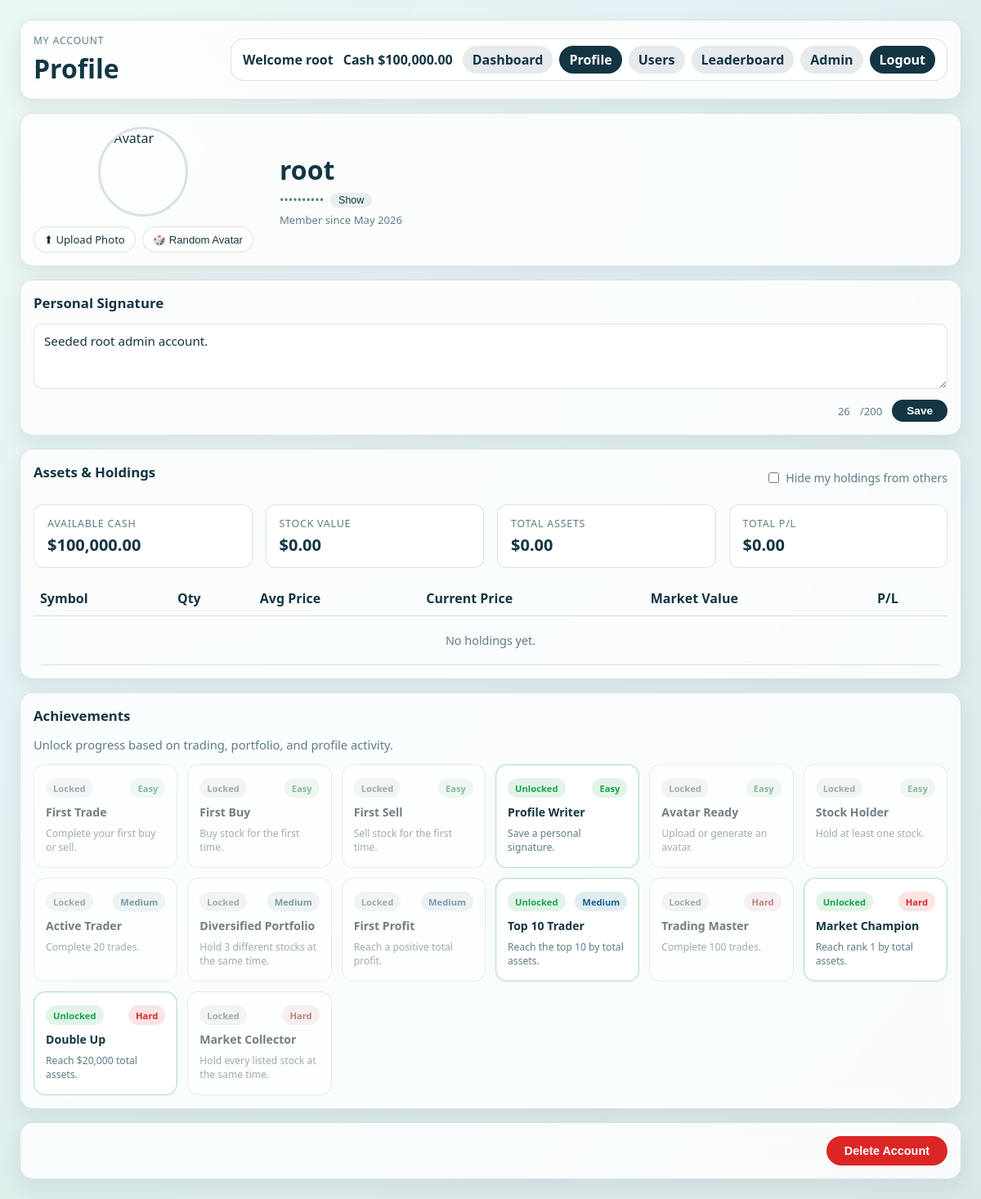
The app's page /profile (signed in) with its own data.
### models.py (models this page shows, shortened)
class User(UserMixin, db.Model):
    id = db.Column(db.Integer, primary_key=True)
    username = db.Column(db.String(30), unique=True, nullable=False)
    email = db.Column(db.String(120), unique=True, nullable=False)
    password_hash = db.Column(db.String(255), nullable=False)
    is_admin = db.Column(db.Boolean, nullable=False, default=False)
    cash = db.Column(db.Numeric(12, 2), nullable=False, default=Decimal("10000.00"))
    bio = db.Column(db.String(200), nullable=True, default="")
    avatar_url = db.Column(db.String(500), nullable=True, default="")
    hide_holdings = db.Column(db.Boolean, nullable=False, default=False)
    created_at = db.Column(db.DateTime, nullable=False, default=datetime.utcnow)
    holdings = db.relationship("StockHolding", back_populates="user", cascade="all, delete-orphan")
    transactions = db.relationship("StockTransaction", back_populates="user", cascade="all, delete-orphan")

### app.py (the view)
@app.route("/profile")
@login_required
def profile():
    return render_template(
        "profile.html",
        user=current_user,
        achievements=get_user_achievements(current_user),
    )

### achievement_service.py (called while the page is built)
def compare_metric(value, operator, target):
    if operator == ">=":
        return value >= target
    if operator == ">":
        return value > target
    if operator == "<=":
        return value <= target
    if operator == "<":
        return value < target
    if operator == "==":
        return value == target
    if operator == "truthy":
        return bool(value)
    raise ValueError(f"Unsupported achievement operator: {operator}")

def get_total_assets_rank(user_id):
    ranked_users = []
    for user in User.query.all():
        portfolio = build_portfolio(user.id)
        ranked_users.append(
            {
                "user_id": user.id,
                "total_assets": float(portfolio.get("totalAssets", user.cash)),
            }
        )
    ranked_users.sort(key=lambda item: item["total_assets"], reverse=True)
    for index, item in enumerate(ranked_users, start=1):
        if item["user_id"] == user_id:
            return index
    return None

def get_user_achievements(user):
    metrics = build_achievement_metrics(user)
    achievements = []
    for definition in ACHIEVEMENTS:
        current_value = metrics.get(definition["metric"])
        unlocked = compare_metric(
            current_value,
            definition["operator"],
            definition["target"],
        )
        achievements.append(
            {
                **definition,
                "current_value": current_value,
                "unlocked": unlocked,
            }
        )
    return achievements

### app.py (called while the page is built)
@login_manager.user_loader
def load_user(user_id):
    return User.query.get(int(user_id))

### stock_simulator.py (called while the page is built)
def get_latest_price(stock_id):
    return (
        StockPrice.query
        .filter_by(stock_id=stock_id)
        .order_by(StockPrice.recorded_at.desc(), StockPrice.id.desc())
        .first()
    )

### trading_service.py (called while the page is built)
def money(value):
    return Decimal(value).quantize(Decimal("0.01"))

def get_current_stock_price(stock_id):
    latest_price = get_latest_price(stock_id)
    if not latest_price:
        return None
    return money(latest_price.price)

### templates/profile.html (shortened to what this page needs)
<!doctype html>
<html lang="en">
<head>
    <link rel="stylesheet" href="{{ url_for('static', filename='css/dashboard.css') }}">
    <link rel="stylesheet" href="{{ url_for('static', filename='css/profile.css') }}">
</head>
<body>
<div class="dashboard-bg"></div>
<main class="dashboard">
    <header class="page-header panel">
        <div>
            <p class="kicker">My Account</p>
            <h1>Profile</h1>
        </div>
        {% include "_main_nav.html" %}
    </header>
    <section class="panel profile-card">
        <div class="avatar-section">
            <div class="avatar-wrapper" id="avatarWrapper">
                <img id="avatarImg"
                     src="{{ user.avatar_url or url_for('static', filename='img/default_avatar.png') }}"
                     alt="Avatar">
            </div>
            <div class="avatar-actions">
                <label class="btn-avatar" for="avatarUpload">⬆ Upload Photo</label>
                <button class="btn-avatar" id="randomAvatarBtn">🎲 Random Avatar</button>
            </div>
        </div>
        <div class="profile-info">
            <h2 class="profile-username">{{ current_user.username }}</h2>
            <p class="profile-email" id="emailToggle">
                <span class="email-hidden" id="emailText" data-email="{{ current_user.email }}">••••••••••</span>
                <button class="btn-reveal" id="revealEmailBtn" onclick="toggleEmail()">Show</button>
            </p>
            <p class="profile-joined">Member since {{ user.created_at.strftime('%B %Y') }}</p>
        </div>
    </section>
    <section class="panel bio-section">
        <h2>Personal Signature</h2>
        <textarea id="bioText" class="bio-textarea" maxlength="200"
                  placeholder="Write something about yourself...">{{ user.bio or '' }}</textarea>
        <div class="bio-footer">
            <span id="bioCount">0</span>/200
            <button class="btn-save" id="saveBioBtn">Save</button>
        </div>
    </section>
    <section class="panel holdings-section">
        <div class="section-head">
            <h2>Assets & Holdings</h2>
            <label class="toggle-label">
                <input type="checkbox" id="hideHoldingsToggle"
                       {% if user.hide_holdings %}checked{% endif %}>
                Hide my holdings from others
            </label>
        </div>
        <div class="asset-summary">
            <div class="asset-card">
                <span class="asset-label">Available Cash</span>
                <span class="asset-value" id="availableCash">${{ "{:,.2f}".format(current_user.cash|float) }}</span>
            </div>
            <div class="asset-card">
                <span class="asset-label">Stock Value</span>
                <span class="asset-value" id="stockValue">$0.00</span>
            </div>
            <div class="asset-card">
                <span class="asset-label">Total Assets</span>
                <span class="asset-value" id="totalAssets">$0.00</span>
            </div>
            <div class="asset-card">
                <span class="asset-label">Total P/L</span>
                <span class="asset-value" id="totalProfit">$0.00</span>
            </div>
        </div>
        <div class="table-wrap">
            <table class="holdings-table">
                <thead>
                    <tr>
                        <th>Symbol</th>
                        <th>Qty</th>
                        <th>Avg Price</th>
                        <th>Current Price</th>
                        <th>Market Value</th>
                        <th>P/L</th>
                    </tr>
                </thead>
                <tbody id="holdingsBody">
                    <tr><td colspan="6" class="empty-msg">No holdings yet.</td></tr>
                </tbody>
            </table>
        </div>
    </section>
    <section class="panel achievements-section">
        <div class="section-head">
            <div>
                <h2>Achievements</h2>
                <p class="muted-text">Unlock progress based on trading, portfolio, and profile activity.</p>
            </div>
        </div>
        <div class="achievement-grid">
            {% for achievement in achievements %}
                <article class="achievement {{ 'unlocked' if achievement.unlocked else 'locked' }} difficulty-{{ achievement.difficulty }}">
                    <div class="achievement-topline">
                        <span class="achievement-status">{{ 'Unlocked' if achievement.unlocked else 'Locked' }}</span>
                        <span class="achievement-difficulty">{{ achievement.difficulty|title }}</span>
                    </div>
                    <div class="achievement-name">{{ achievement.name }}</div>
                    <div class="achievement-desc">{{ achievement.description }}</div>
                </article>
            {% endfor %}
        </div>
    </section>
    <section class="panel danger-section">
        <button class="btn-delete" id="deleteAccountBtn">Delete Account</button>
    </section>
</main>
</body>
</html>

### templates/_main_nav.html
<div class="header-actions">
    <div class="user-panel">
        <div class="user-summary">
            <p class="welcome-text">Welcome {{ current_user.username }}</p>
            <p class="welcome-text">Cash <span id="accountCash">${{ "{:,.2f}".format(current_user.cash|float) }}</span></p>
        </div>
        <nav class="user-links" aria-label="Main navigation">
            <a class="action-link secondary {% if request.endpoint == 'dashboard' %}active{% endif %}" href="{{ url_for('dashboard') }}">Dashboard</a>
            <a class="action-link secondary {% if request.endpoint == 'profile' %}active{% endif %}" href="{{ url_for('profile') }}">Profile</a>
            <a class="action-link secondary {% if request.endpoint == 'users' %}active{% endif %}" href="{{ url_for('users') }}">Users</a>
            <a class="action-link secondary {% if request.endpoint == 'leaderboard' %}active{% endif %}" href="{{ url_for('leaderboard') }}">Leaderboard</a>
            {% if current_user.is_admin %}
                <a class="action-link secondary {% if request.endpoint in ['admin_dashboard', 'admin_users', 'admin_stocks', 'toggle_admin_role'] %}active{% endif %}" href="{{ url_for('admin_dashboard') }}">Admin</a>
            {% endif %}
            <a class="action-link" href="{{ url_for('logout') }}">Logout</a>
        </nav>
    </div>
</div>

### static/css/dashboard.css (style rules this page uses)
:root { --bg-1: #f6fbff; --bg-2: #e8f5f0; --ink: #143543; --muted: #5f7b86; --panel: rgba(255, 255, 255, 0.82); --line: rgba(20, 53, 67, 0.14); --buy: #16a34a; --sell: #dc2626; --up: #16a34a; --down: #dc2626; }
* { box-sizing: border-box; }
body { margin: 0; font-family: "Avenir Next", "Segoe UI", sans-serif; color: var(--ink); background: radial-gradient(circle at 10% 10%, #ffffff 0%, var(--bg-1) 40%, var(--bg-2) 100%); min-width: 320px; }
.dashboard-bg { position: fixed; inset: 0; background-image: linear-gradient(120deg, rgba(12, 158, 108, 0.08) 0%, rgba(19, 73, 125, 0.07) 100%); pointer-events: none; z-index: 0; }
.dashboard { position: relative; z-index: 1; display: grid; gap: 16px; grid-template-columns: repeat(12, 1fr); padding: clamp(12px, 2vw, 24px); max-width: 1280px; margin: 0 auto; }
.panel { background: var(--panel); border: 1px solid var(--line); border-radius: 16px; padding: 16px; backdrop-filter: blur(8px); box-shadow: 0 10px 24px rgba(21, 45, 64, 0.08); }
.page-header { grid-column: 1 / -1; display: flex; justify-content: space-between; align-items: center; gap: 16px; flex-wrap: wrap; }
.page-header > div:first-child { min-width: 220px; }
.header-actions { display: flex; align-items: center; gap: 12px; flex-wrap: wrap; justify-content: flex-end; min-width: min(100%, 680px); }
.user-panel { display: flex; align-items: center; gap: 12px; padding: 8px 14px; border: 1px solid var(--line); border-radius: 16px; background: rgba(255, 255, 255, 0.72); flex-wrap: wrap; justify-content: flex-end; width: 100%; }
.user-summary { display: flex; align-items: center; gap: 12px; flex-wrap: wrap; }
.user-summary .welcome-text:first-child { max-width: 180px; overflow: hidden; text-overflow: ellipsis; white-space: nowrap; }
.welcome-text { margin: 0; font-weight: 600; color: var(--ink); }
.user-links { display: flex; align-items: center; gap: 8px; flex-wrap: wrap; justify-content: flex-end; }
.action-link { display: inline-flex; align-items: center; justify-content: center; min-height: 34px; padding: 0 12px; border-radius: 999px; background: var(--ink); color: #fff; text-decoration: none; font-weight: 600; white-space: nowrap; line-height: 1; }
.action-link.secondary { background: rgba(20, 53, 67, 0.1); color: var(--ink); }
.action-link.active { background: var(--ink); color: #fff; }
.kicker { text-transform: uppercase; letter-spacing: 0.08em; font-size: 0.75rem; color: var(--muted); margin: 0 0 4px; }
h1 { margin: 0; font-size: clamp(1.4rem, 2.8vw, 2rem); }
h2 { margin: 0 0 14px; font-size: 1.05rem; }
.muted-text { margin: 0; color: var(--muted); font-size: 0.92rem; }
.section-head { display: flex; justify-content: space-between; align-items: center; gap: 12px; flex-wrap: wrap; margin-bottom: 14px; }
label { display: grid; gap: 6px; font-size: 0.92rem; color: var(--muted); }
input, select { border: 1px solid var(--line); border-radius: 10px; padding: 10px; font-size: 1rem; color: var(--ink); background: #fff; min-width: 0; }
table { width: 100%; border-collapse: collapse; min-width: 640px; }
.table-wrap { max-width: 100%; overflow-x: auto; -webkit-overflow-scrolling: touch; border-radius: 12px; }
th, td { text-align: left; padding: 10px 8px; border-bottom: 1px solid var(--line); }

### records on screen
User: username "root", cash "100,000.00", created_at "May 2026", bio "Seeded root admin account."

### other values on screen
{{ 'Unlocked' if achievement.unlocked else 'Locked' }} "Locked" "Locked" "Locked" "Unlocked" "Locked" "Locked" "Locked" "Locked" "Locked" "Unlocked" "Locked" "Unlocked" "Unlocked" "Locked"
{{ achievement.difficulty|title }} "Easy" "Easy" "Easy" "Easy" "Easy" "Easy" "Medium" "Medium" "Medium" "Medium" "Hard" "Hard" "Hard" "Hard"
{{ achievement.name }} "First Trade" "First Buy" "First Sell" "Profile Writer" "Avatar Ready" "Stock Holder" "Active Trader" "Diversified Portfolio" "First Profit" "Top 10 Trader" "Trading Master" "Market Champion" "Double Up" "Market Collector"
{{ achievement.description }} "Complete your first buy or sell." "Buy stock for the first time." "Sell stock for the first time." "Save a personal signature." "Upload or generate an avatar." "Hold at least one stock." "Complete 20 trades." "Hold 3 different stocks at the same time." "Reach a positive total profit." "Reach the top 10 by total assets." "Complete 100 trades." "Reach rank 1 by total assets." "Reach $20,000 total assets." "Hold every listed stock at the same time."
